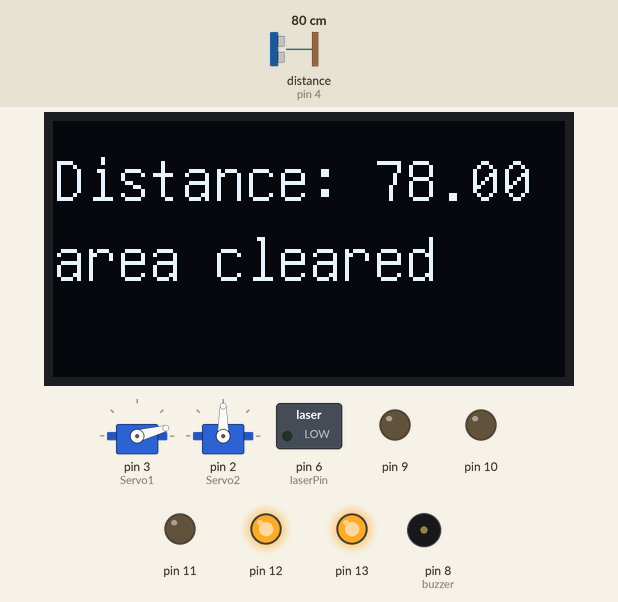
Simulated run of this sketch. Board: Arduino Uno, built with avr-gcc and run on an emulated ATmega328P. Shown: 2 × servo, 128×64 one-colour display, switched loads named in the sketch (green lamp = pin HIGH), output pins drawn as LEDs (lit = HIGH), buzzer (waves = sounding). Wiring (inferred from the names in the program): ultrasonic range finder: trigger pin 5; echo pin 4. Inputs (shaded band) come from the test bench; at power-on: distance to the obstacle (sensor on pin 4) 80 cm. The echo pulse lasts 58.3 µs per cm; pins used as bus, display or sensor lines are not drawn; what the sketch prints to the serial monitor is not drawn.

Above: at 1.2 s.
1.3 s: distance to the obstacle (sensor on pin 4) set to 2 cm
At 2.06 s:
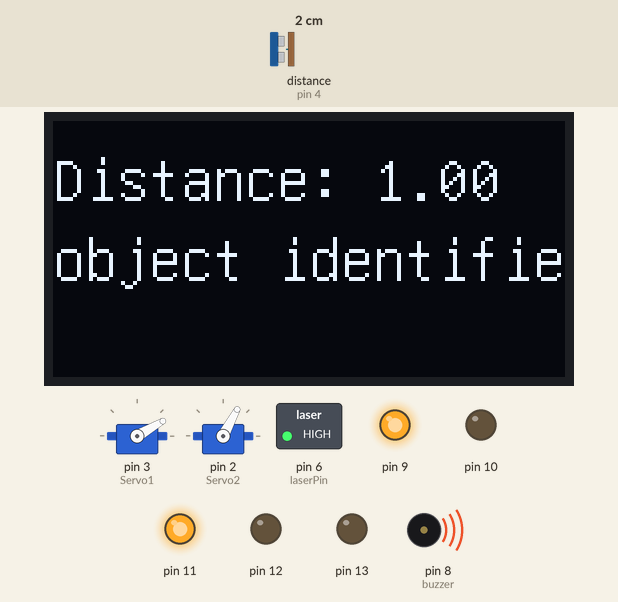
3.7 s: distance to the obstacle (sensor on pin 4) set to 120 cm
At 4.1 s:
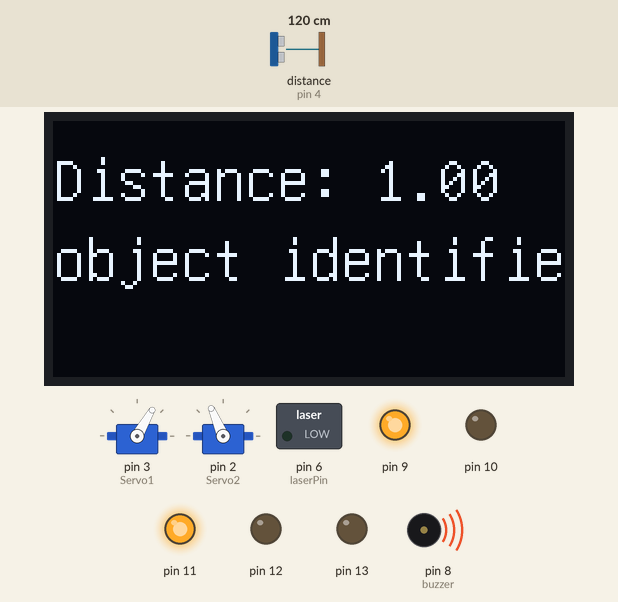
6.0 s: distance to the obstacle (sensor on pin 4) set to 4 cm
At 6.35 s:
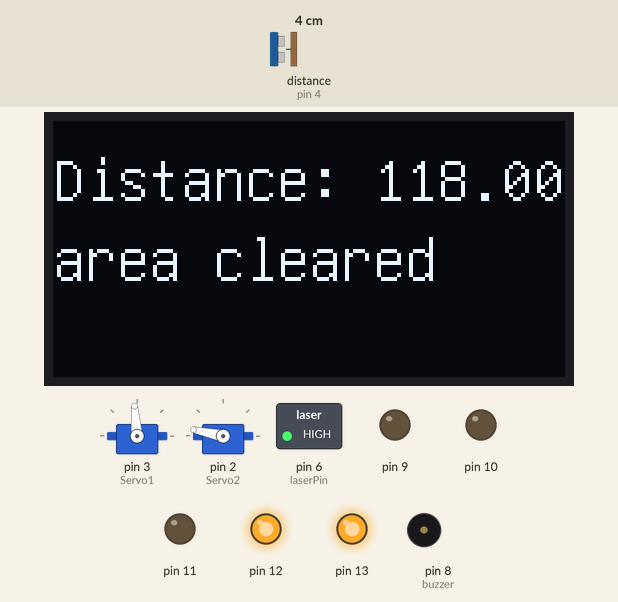
8.3 s: distance to the obstacle (sensor on pin 4) set to 18 cm
At 9.03 s:
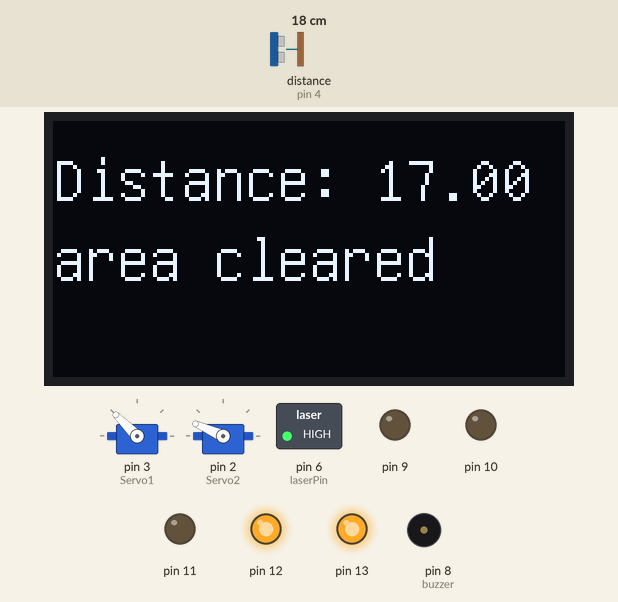
10.6 s: distance to the obstacle (sensor on pin 4) set to 9 cm
At 11.2 s:
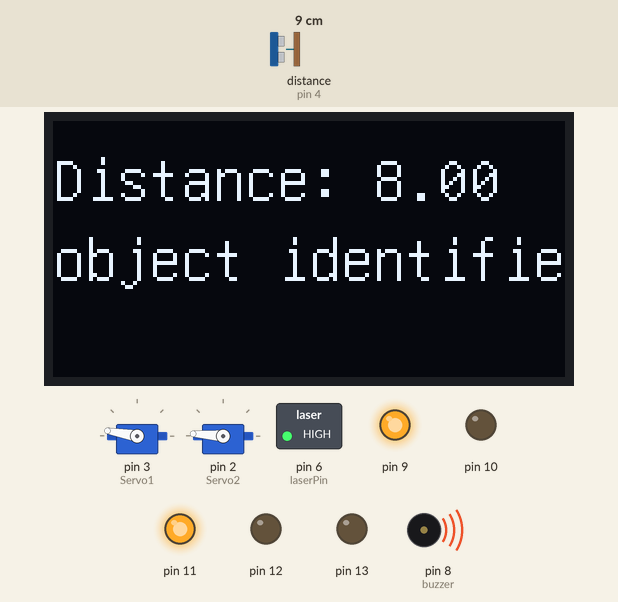
12.8 s: distance to the obstacle (sensor on pin 4) set to 35 cm
At 13.57 s:
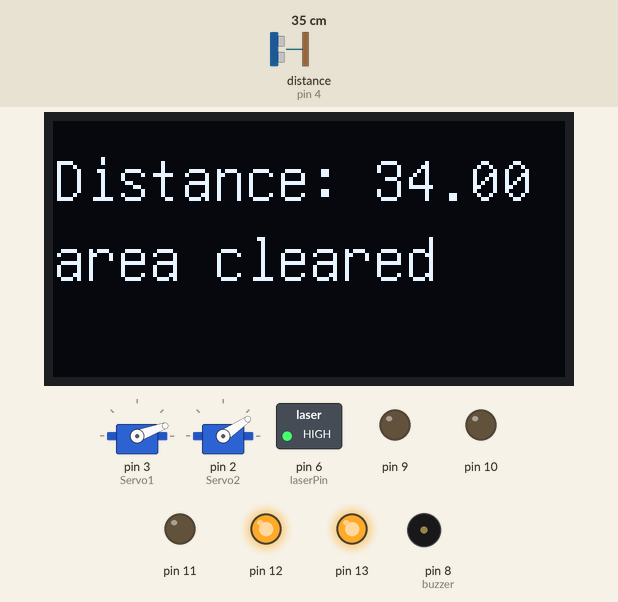
Timing chart, 0 to 18.5 s (numbered marks = the images above; inputs shaded):
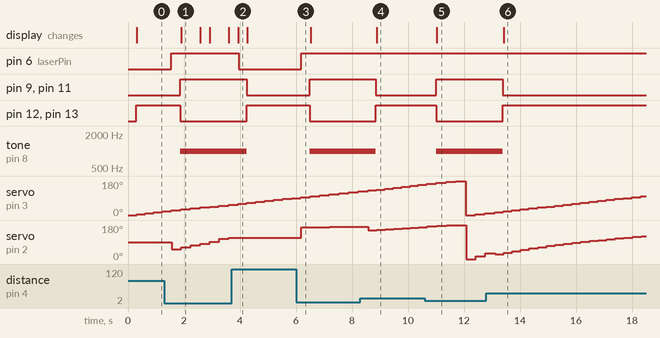

Measured:
- after the input at 1.3 s, pin 6 (laserPin): LOW → HIGH after 0.25 s; pin 9: LOW → HIGH after 0.56 s
- after the input at 3.7 s, pin 6 (laserPin): HIGH → LOW after 0.25 s; pin 9, pin 11: HIGH → LOW after 0.53 s; pin 12, pin 13: LOW → HIGH after 0.53 s; tone on pin 8 (buzzer): 1000 Hz → silent after 0.53 s; servo on pin 2 (Servo2): stays 113° (without the input it goes to 123° after 0.25 s)
- after the input at 6.0 s, pin 6 (laserPin): LOW → HIGH after 0.18 s; pin 9, pin 11: LOW → HIGH after 0.49 s; pin 12, pin 13: HIGH → LOW after 0.49 s; tone on pin 8 (buzzer): silent → 1000 Hz after 0.49 s; servo on pin 2 (Servo2): 113° → 168° after 0.18 s, → 169° 0.34 s later, → 170° 0.69 s later, → 171° 0.69 s later
- after the input at 8.3 s, pin 9, pin 11: HIGH → LOW after 0.56 s; pin 12, pin 13: LOW → HIGH after 0.56 s; tone on pin 8 (buzzer): 1000 Hz → silent after 0.56 s; the display: changes after 0.59 s (image 4)
- after the input at 10.6 s, pin 9, pin 11: LOW → HIGH after 0.40 s; pin 12, pin 13: HIGH → LOW after 0.40 s; tone on pin 8 (buzzer): silent → 1000 Hz after 0.40 s; the display: changes after 0.43 s (image 5)
- after the input at 12.8 s, pin 9, pin 11: HIGH → LOW after 0.59 s; pin 12, pin 13: LOW → HIGH after 0.59 s; tone on pin 8 (buzzer): 1000 Hz → silent after 0.59 s; the display: changes after 0.62 s (image 6)
- what the display in image 1 shows lasts 0.7 s, from 1.9 s to 2.6 s

The sketch:

project_radar_ultraljudsensor_copy_20260128140755.ino
```cpp
// Libraries
#include "U8glib.h"
#include <Servo.h>

Servo Servo1;
Servo Servo2;


// pin nummmer
const int trigPin = 5;
const int echoPin = 4;
const int buzzer = 8;
const int laserPin = 6;
const float laser_length = 15.0;


// variabler
long duration;
int distance;
int laserPos = 0;
int closest = 4000;

U8GLIB_SSD1306_128X64 u8g(U8G_I2C_OPT_NO_ACK);

void setup() {
  // Communication
  Serial.begin(9600);

  // hardware
  pinMode(trigPin, OUTPUT);
  pinMode(echoPin, INPUT);
  pinMode(10, OUTPUT);
  pinMode(13, OUTPUT);
  pinMode(12, OUTPUT);
  pinMode(11, OUTPUT);
  pinMode(9, OUTPUT);
  pinMode(buzzer, OUTPUT);
  pinMode(laserPin, OUTPUT);
  Servo1.attach(3);
  Servo2.attach(2);
}

void loop() {

  int tempdistance = 50;
  int laserPos = 0;


  for (int pos = 0; pos <= 180; pos = pos + 5) {

    Servo1.write(pos);
    delay(15);


    mesure();


    if (distance > 0 && distance <= tempdistance) {


      digitalWrite(laserPin, 1);

      float theta = radians(pos);
      float d = distance;

      // Law of cosines
      float c = sqrt(d * d + 15.0 * 15.0 - 2 * d * 15.0 * cos(theta));

      // Law of sines
      float alpha = asin((15.0 * sin(theta)) / c);

      // Laser is 15 cm to the LEFT
      int laserAngle = degrees(theta + alpha);

      // Safety
      laserAngle = constrain(laserAngle, 0, 180);

      Servo2.write(laserAngle);

    } else {
      digitalWrite(laserPin, 0);
    }
    oledWrite(distance);

    if (distance > 10) {
      digitalWrite(13, HIGH);
      digitalWrite(12, HIGH);
      digitalWrite(9, LOW);
      digitalWrite(11, LOW);
      noTone(buzzer);
    } else {
      digitalWrite(9, HIGH);
      digitalWrite(11, HIGH);
      digitalWrite(13, LOW);
      digitalWrite(12, LOW);
      tone(buzzer, 1000);
    }

   // Servo2.write(laserPos);
    delay(15);
  }
}


void oledWrite(float distance) {
  u8g.setFont(u8g_font_unifont);

  u8g.firstPage();
  do {
    u8g.drawStr(0, 20, ("Distance: " + String(distance)).c_str());

    if (distance < 10) {
      u8g.drawStr(0, 40, "object identified");
    } else {
      u8g.drawStr(0, 40, "area cleared");
    }
  } while (u8g.nextPage());
}

void mesure() {

  digitalWrite(trigPin, LOW);
  delayMicroseconds(2);  // clears the trigPin

  digitalWrite(trigPin, HIGH);
  delayMicroseconds(10);
  digitalWrite(trigPin, LOW);  // Starts generating the ultra sound (HIGH)

  duration = pulseIn(echoPin, HIGH);  // reads echoPin, returns the sound wave travle time in microseconds
  distance = duration * 0.034 / 2;    // calculating the distance
  Serial.print("distance: ");         // prints distance on the serial monitor
  Serial.println(distance);
}
```
